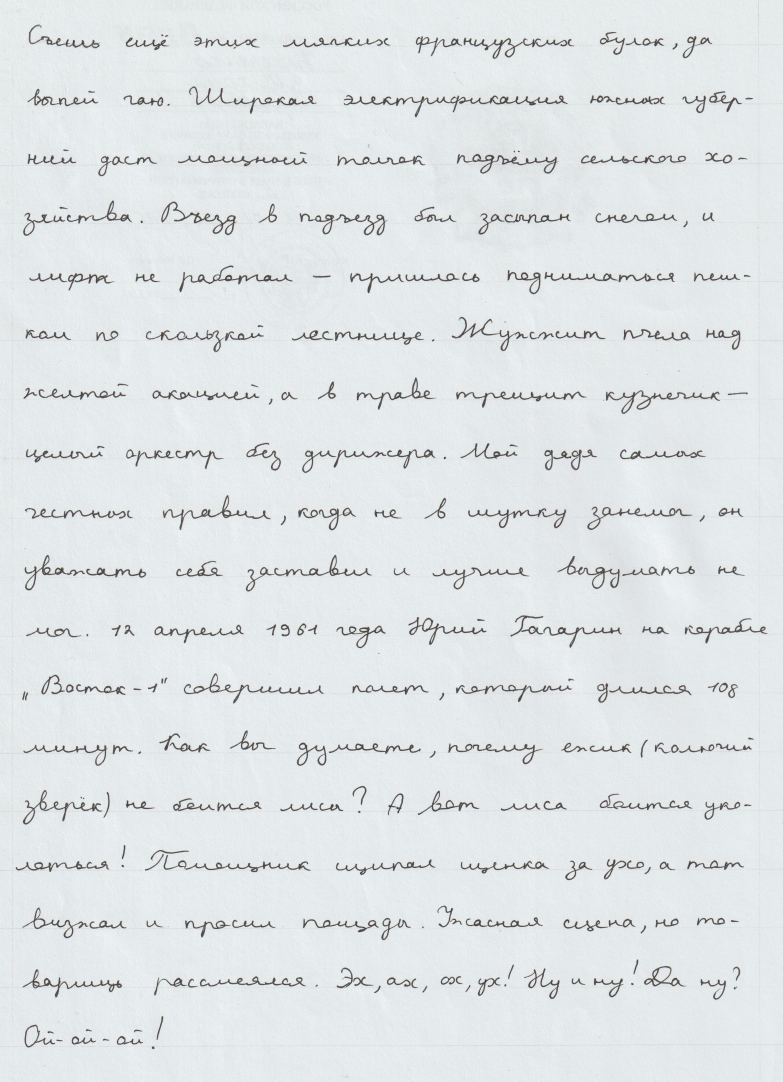
#> input picture data_proccessing/texts/pngs/original/my_page_0.jpeg, 2347 x 3244 px (shown at 1/3 size)
$ python to_black_white.py
#> lines starting #> are read from the running program, lines starting #| are printed output that depends on the picture; after the words box and inside, x2 and y2 are one past the last pixel; in counts of white or black regions, pixels touching at a corner belong together
import cv2
import numpy as np


def preprocess_handwriting(image_path, output_path):
#> called with image_path = 'texts/pngs/original/my_page_0.jpeg', output_path = 'texts/pngs/black_white/my_page_0.jpeg'
    img = cv2.imread(image_path, cv2.IMREAD_GRAYSCALE)
#> img: shape (3244, 2347); min 38, max 255, mean 227.4
    if img is None:
        print("Не удалось загрузить изображение")
        return

    # Уменьшаем для скорости (опционально)
    scale = 2
    # scale = 0.75
    img = cv2.resize(img, (int(img.shape[1] * scale), int(img.shape[0] * scale)))
#> img: shape (6488, 4694)

    # Адаптивная бинаризация (можно без CLAHE)
    # binary = cv2.adaptiveThreshold(img, 255,
    #                                cv2.ADAPTIVE_THRESH_GAUSSIAN_C,
    #                                cv2.THRESH_BINARY_INV, 15, 2)
    binary = cv2.adaptiveThreshold(img, 255,
                                   cv2.ADAPTIVE_THRESH_GAUSSIAN_C,
                                   cv2.THRESH_BINARY_INV, 25, 6)
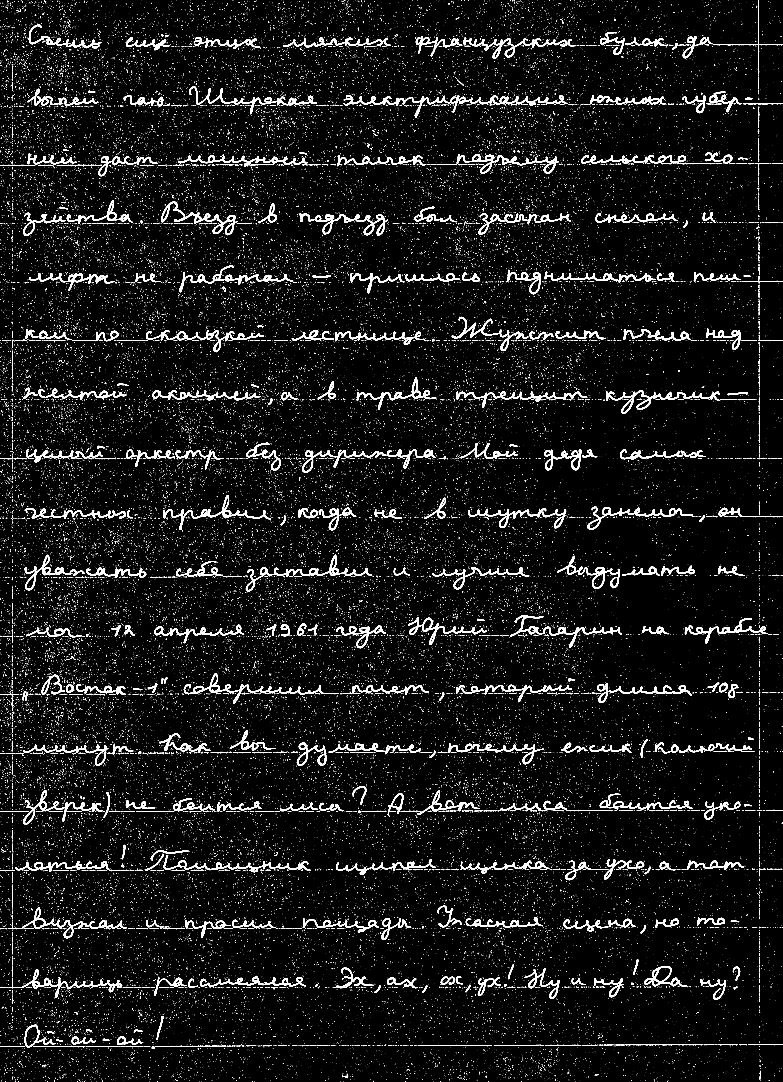
#> binary: shape (6488, 4694) (shown at 1/6 size); 4.1% white; 56092 white regions (54425 under 20 px), largest, box (x1, y1, x2, y2) and area: (2062, 570, 2989, 705) 14992, (1103, 4040, 1942, 4222) 13286, (3636, 2341, 4321, 2483) 12863

    # Медианный фильтр
    denoised = cv2.medianBlur(binary, 3)
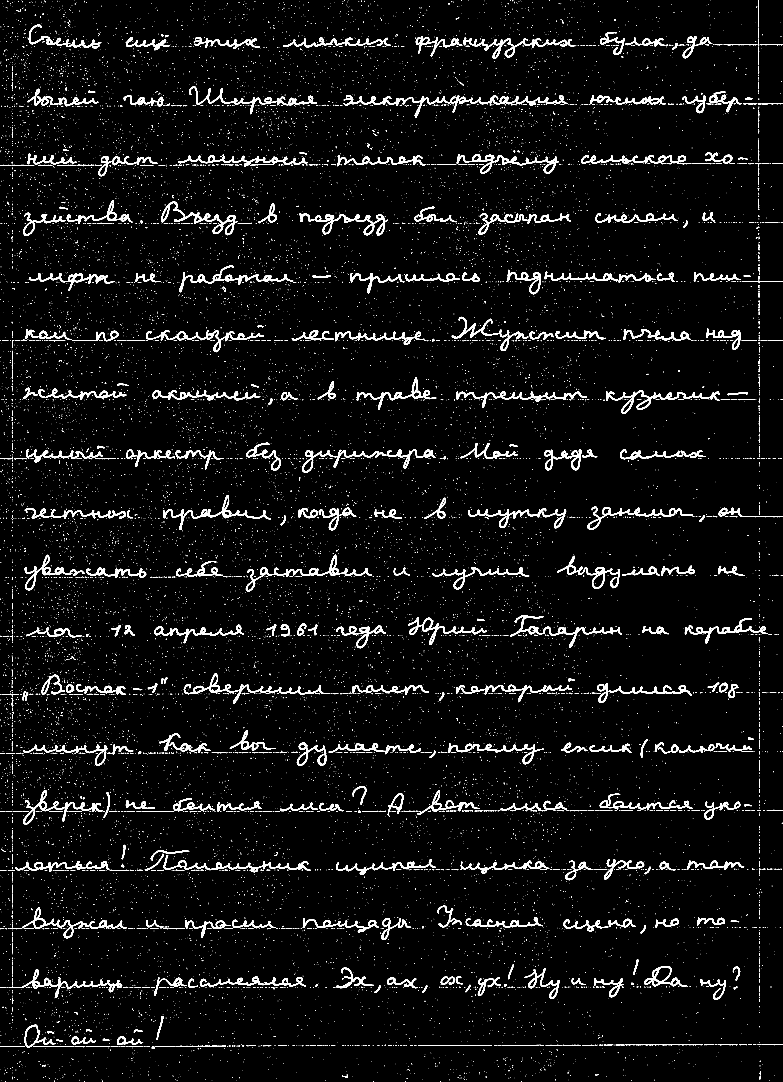
#> denoised: shape (6488, 4694) (shown at 1/6 size); 3.7% white; 17264 white regions (15844 under 20 px), largest, box (x1, y1, x2, y2) and area: (2063, 570, 2989, 705) 15021, (1103, 4040, 1942, 4222) 13305, (3636, 2341, 4320, 2483) 12891

    # Морфологическое открытие (удаление мелкого шума)
    kernel = np.ones((2, 2), np.uint8)
    cleaned = cv2.morphologyEx(denoised, cv2.MORPH_OPEN, kernel, iterations=2)
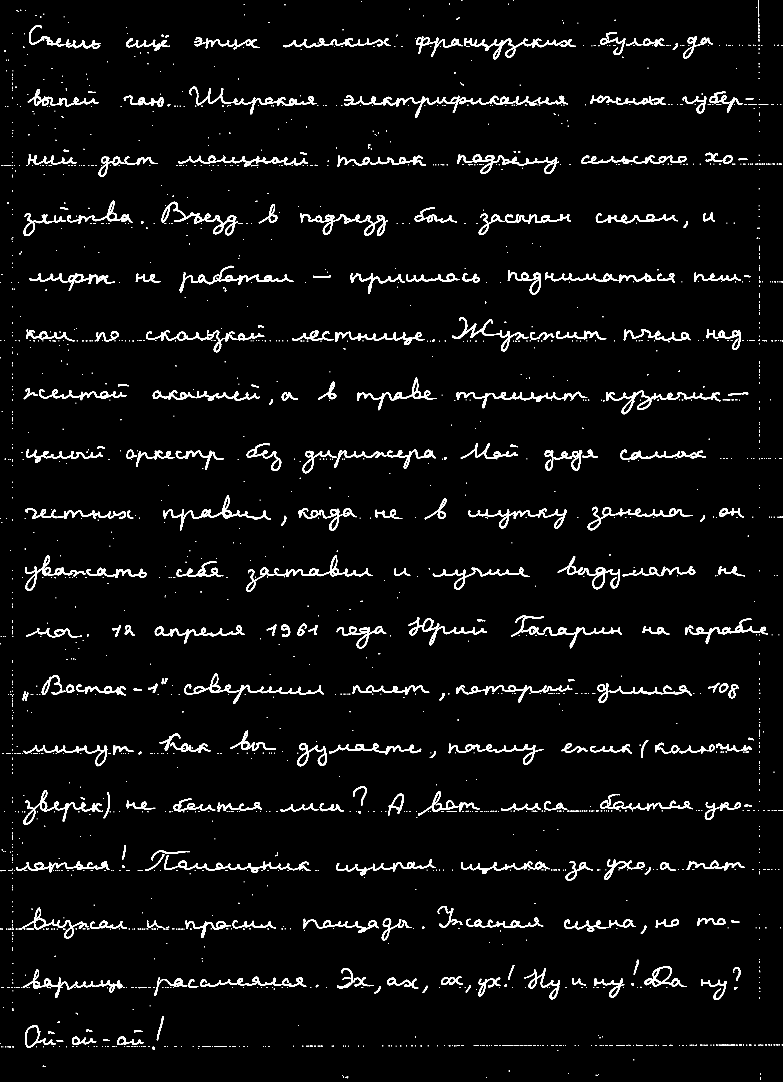
#> cleaned: shape (6488, 4694) (shown at 1/6 size); 3.3% white; 2267 white regions (1531 under 20 px), largest, box (x1, y1, x2, y2) and area: (2065, 572, 2991, 707) 14987, (1105, 4042, 1944, 4224) 13294, (3638, 2343, 4322, 2485) 12859

    cv2.imwrite(output_path, cleaned)
    print(f"Обработанное изображение сохранено: {output_path}")


preprocess_handwriting("texts/pngs/original/my_page_0.jpeg",
                       "texts/pngs/black_white/my_page_0.jpeg")
